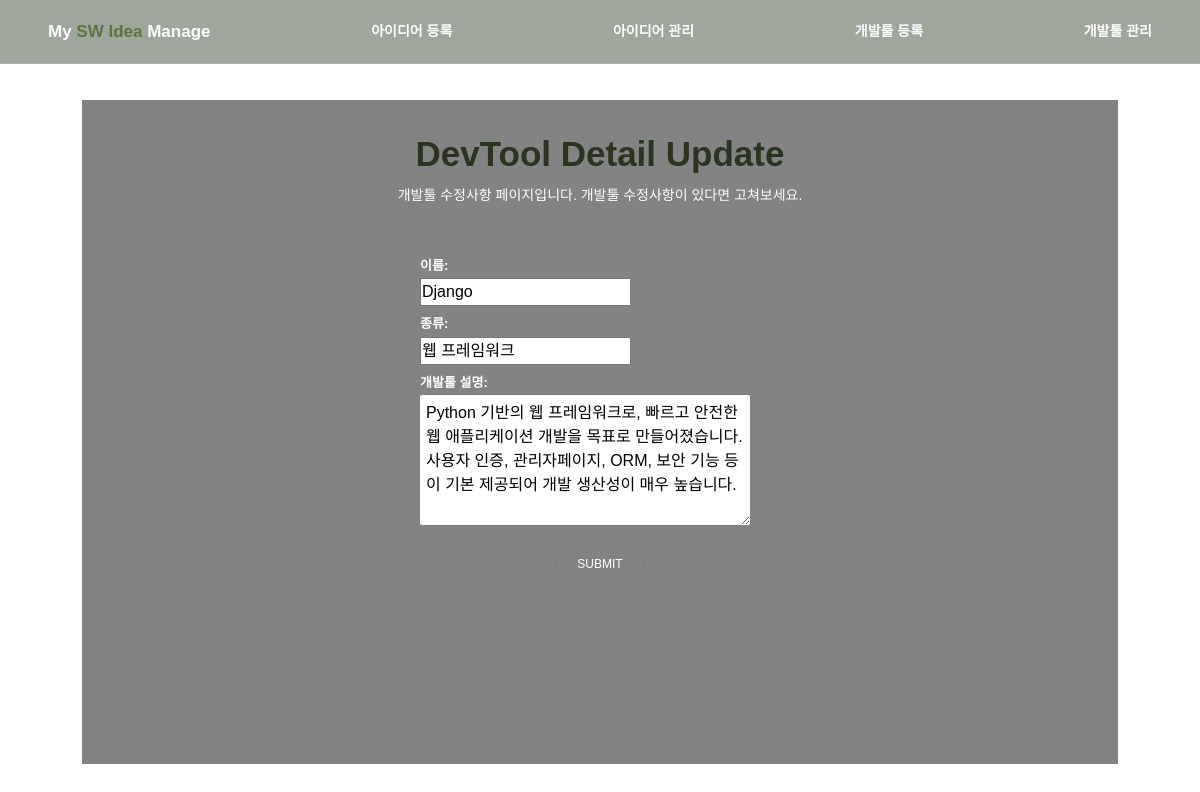
Page /devtools/1/update/ on the committed database.
### idea_site/models.py (models this page shows, shortened)
class DevTool(models.Model):
    name = models.CharField(max_length=50)
    kind = models.CharField(max_length=50)
    content = models.TextField()

### idea_site/views.py (the view)
# urls.py: path('devtools/<int:pk>/update/', views.devtool_update, name='devtool_update'),
def devtool_update(request, pk):
    devtool = get_object_or_404(DevTool, pk=pk)
    if request.method == 'POST':
        form = DevToolForm(request.POST, instance=devtool)
        if form.is_valid():
            devtool = form.save()
            return redirect('idea_site:devtool_detail', devtool.pk)
    else:
        form = DevToolForm(instance=devtool)
    return render(request, 'idea_site/devtool_form.html', {
        'form': form,
        'devtool': devtool,
    })

### idea_site/forms.py
class DevToolForm(forms.ModelForm):
    class Meta:
        model = DevTool
        fields = ['name', 'kind', 'content']
        labels = {
            'name': '이름',
            'kind': '종류',
            'content': '개발툴 설명',
        }

### idea_site/templates/idea_site/devtool_form.html (shortened to what this page needs)
{% extends 'idea_site/base.html' %}
{% block content %}
<section class="dev-form-title">
    {% if devtool %}
    <h1>DevTool Detail Update</h1>
    <p>개발툴 수정사항 페이지입니다. 개발툴 수정사항이 있다면 고쳐보세요.</p>
    {% else %}
    <h1>DevTool Register</h1>
    <p>개발툴 등록 페이지입니다. 자신이 다룰 수 있는 개발툴을 등록해 보아요.</p>
    {% endif %}
</section>
<form method="post" class="dev-form">
    {{ form.as_p }}
    <div class="form-actions">
        <button type="submit">SUBMIT</button>
    </div>
</form>
{% endblock %}

### idea_site/static/idea_site/css/style.css (style rules this page uses)
* { box-sizing: border-box; }
body { margin: 0; min-height: 100vh; font-family: Arial, sans-serif; background:url("../images/background.jpg"); background-size: cover; background-position: center; background-attachment: fixed; }
.form-actions { margin-top: 16px; text-align: center; }
.form-actions button { min-width: 92px; padding: 5px 18px; border: 2px solid gray; border-radius: 16px; color: #ffffff; font-size: 12px; }
.dev-form-title { text-align: center; margin-bottom: 22px; }
.dev-form-title h1 { margin: 0; color: #2b341f; font-size: 35px; font-weight: 800; }
.dev-form-title p { margin: 4px 10px 18px; font-size: 14px; color: #ffffff }
.dev-form { width: 360px; margin: 10px auto; padding-top: 20px; text-align: left; }
.dev-form p { margin: 8px 0; }
.dev-form label { display: block; margin-bottom: 3px; color: white; font-size: 13px; font-weight: 700; }
.dev-form textarea { width: 330px; height: 130px; padding: 6px; border: 0; border-radius: 2px; }

### rows in the picture
DevTool: name "Django", kind "웹 프레임워크", content "Python 기반의 웹 프레임워크로, 빠르고 안전한 웹 애플리케이션 개발을 목표로 만들어졌습니다. 사용자 인증, 관리자페이지, ORM, 보안 기능 등이 기본 제공되어 개발 생산성이 매우 높습니다."
